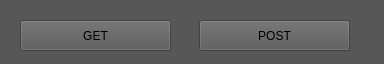
<?xml version="1.0" encoding="UTF-8"?>
<ui version="4.0">
 <class>Update</class>
 <widget class="QMainWindow" name="Update">
  <property name="geometry">
   <rect>
    <x>0</x>
    <y>0</y>
    <width>384</width>
    <height>64</height>
   </rect>
  </property>
  <property name="windowTitle">
   <string>Update data from remote</string>
  </property>
  <property name="styleSheet">
   <string notr="true"> background-color:rgba(88,88,88,88%);</string>
  </property>
  <widget class="QWidget" name="centralWidget">
   <property name="styleSheet">
    <string notr="true"/>
   </property>
   <widget class="QPushButton" name="pushButton">
    <property name="geometry">
     <rect>
      <x>20</x>
      <y>20</y>
      <width>151</width>
      <height>31</height>
     </rect>
    </property>
    <property name="styleSheet">
     <string notr="true">background:transparent;
color: white;
font-size: 15px;
border: 0px solid #dcdfe6;
border-radius: 5px;
hover{background-color:rgba(169,169,169,90%)};
pressed{background-color:rgba(90,90,90,90%);};
checked{background-color:rgba(90,90,90,90%);};</string>
    </property>
    <property name="text">
     <string>GET</string>
    </property>
   </widget>
   <widget class="QPushButton" name="pushButton_2">
    <property name="geometry">
     <rect>
      <x>199</x>
      <y>20</y>
      <width>151</width>
      <height>31</height>
     </rect>
    </property>
    <property name="styleSheet">
     <string notr="true">background:transparent;
color: white;
font-size: 15px;
border: 0px solid #dcdfe6;
border-radius: 5px;
hover{background-color:rgba(169,169,169,90%)};
pressed{background-color:rgba(90,90,90,90%);};
checked{background-color:rgba(90,90,90,90%);};</string>
    </property>
    <property name="text">
     <string>POST</string>
    </property>
   </widget>
  </widget>
 </widget>
 <layoutdefault spacing="6" margin="11"/>
 <resources/>
 <connections/>
</ui>
